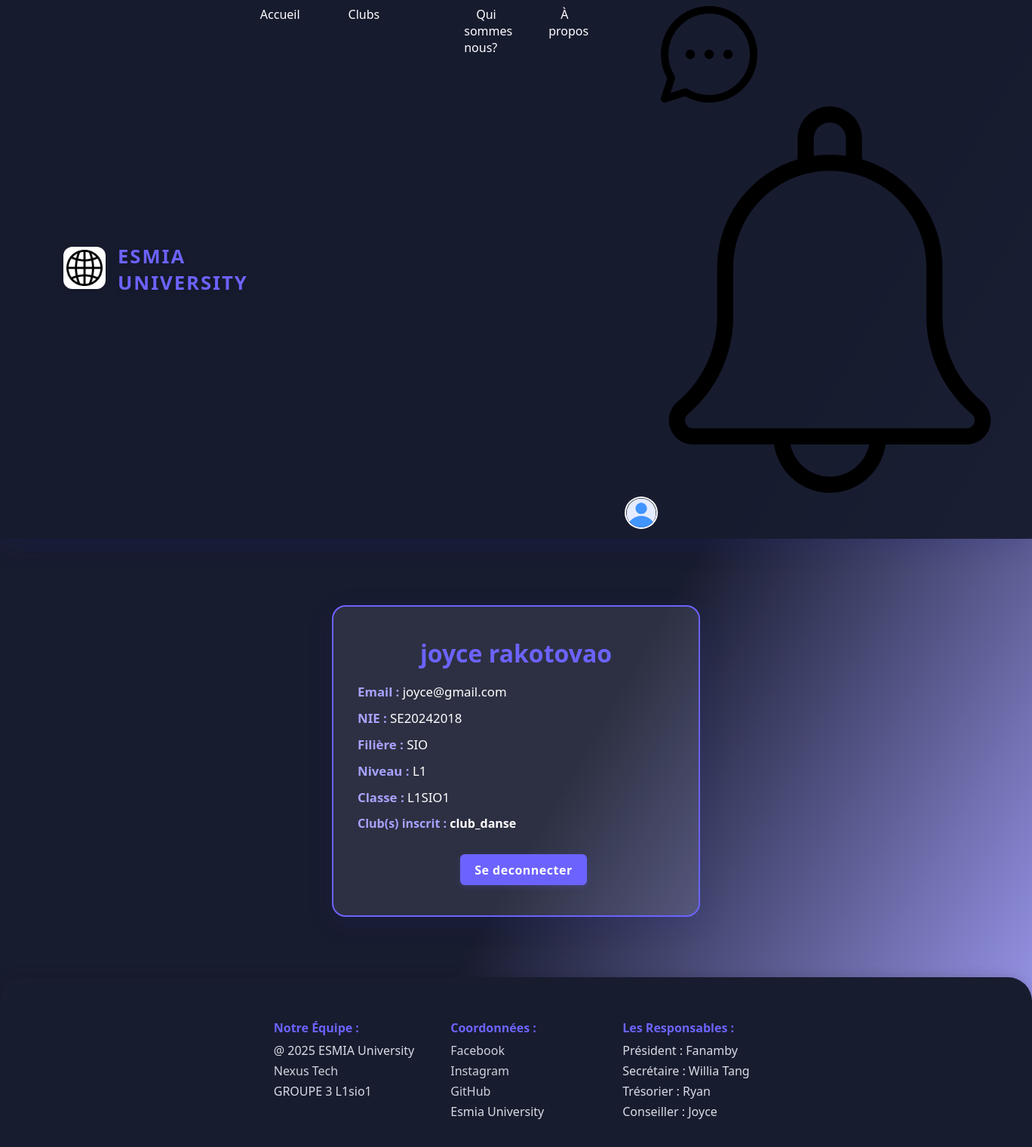
The app's page /pages/profil.php (signed in) with its own data.
### tables this page shows
CREATE TABLE `ETUDIANT` (
  `id_etudiant` varchar(10) NOT NULL,
  `nom_etudiant` varchar(20) DEFAULT NULL,
  `nie_etudiant` varchar(20) DEFAULT NULL,
  `prenom_etudiant` varchar(20) DEFAULT NULL,
  `filiere_etudiant` varchar(10) DEFAULT NULL,
  `niveau_etudiant` varchar(20) DEFAULT NULL,
  `classe_etudiant` varchar(20) DEFAULT NULL,
  `club_id_club` int DEFAULT NULL,
  `password` varchar(255) DEFAULT NULL,
  `email_etudiant` varchar(255) DEFAULT NULL
);

### pages/profil.php (the view, shortened to what this page needs)
<?php
try {
    $pdo = new PDO('mysql:host=localhost;dbname=p_transversal', 'root', 'Doja1390');
    $pdo->setAttribute(PDO::ATTR_ERRMODE, PDO::ERRMODE_EXCEPTION);
    $id = $_SESSION['id_etudiant'];
    $stmt = $pdo->prepare("SELECT * FROM ETUDIANT WHERE id_etudiant = ?");
    $stmt->execute([$id]);
    $etudiant = $stmt->fetch(PDO::FETCH_ASSOC);
    $clubs_stmt = $pdo->prepare("
        SELECT CLUB.nom_club
        FROM CLUB
        JOIN S_inscrire ON CLUB.id_club = S_inscrire.id_club
        WHERE S_inscrire.id_etudiant = ?
    ");
    $clubs_stmt->execute([$id]);
    $clubs = $clubs_stmt->fetchAll(PDO::FETCH_COLUMN);
} catch (PDOException $e) {
    echo '<p style="color:red;">Erreur : ' . htmlspecialchars($e->getMessage()) . '</p>';
    exit();
}
?>
<!DOCTYPE html>
<html lang="fr">
<head>
</head>
<body>
  <header>
    <div class="header-container">
      <div class="logo">
        <div class="logo-image"><img src="./img/globe.webp" alt="ESMIA University"></div>
        <div class="logo-text">ESMIA UNIVERSITY</div>
      </div>
      <nav>
        <ul>
          <li><a href="accueil.php">Accueil</a></li>
          <li><a href="accueil.php#clubs">Clubs</a></li>
          <li > <a href="evenement.php"></a></li>
          <li><a href="nous.php">Qui sommes nous?</a></li>
          <li><a href="apropos.html">À propos</a></li>
          <li><a href="profil.php">
          <a href="messages.php">
    <img src="img/message.png" class="logo-image2"  />
</a>
<a href="evenements.php">
<img class="icon-nav" src="bell.webp" alt="Notifications" id="notif-bell">
</a>
              <img src="<?= isset($_SESSION['user']['avatar']) ? $_SESSION['user']['avatar'] : 'user.png' ?>" class="avatar" alt="Profil">
          </li>
        </ul>
      </nav>
    </div>
  </header>
  <div class="main-content">
    <div class="profil">
      <h2><?= htmlspecialchars($etudiant['prenom_etudiant'] . " " . $etudiant['nom_etudiant']) ?></h2>
      <p><strong>Email :</strong> <?= htmlspecialchars($etudiant['email_etudiant']) ?></p>
      <p><strong>NIE :</strong> <?= htmlspecialchars($etudiant['nie_etudiant']) ?></p>
      <p><strong>Filière :</strong> <?= htmlspecialchars($etudiant['filiere_etudiant']) ?></p>
      <p><strong>Niveau :</strong> <?= htmlspecialchars($etudiant['niveau_etudiant']) ?></p>
      <p><strong>Classe :</strong> <?= htmlspecialchars($etudiant['classe_etudiant']) ?></p>
      <div class="clubs-list">
        <strong>Club(s) inscrit :</strong>
        <?= !empty($clubs) ? implode(', ', array_map('htmlspecialchars', $clubs)) : "Aucun club inscrit" ?>
      </div>
      <a href="deconnexion.php" id="joda"> Se deconnecter</a>
    </div>
  </div>
  <footer>
    <ul>
      <p>Notre Équipe :</p>
      <li>@ 2025 ESMIA University</li>
      <li><a href="https://github.com/nexus-tech5">Nexus Tech</a></li>
      <li>GROUPE 3 L1sio1</li>
    </ul>
    <ul>
      <p>Coordonnées :</p>
      <li><a href="#">Facebook</a></li>
      <li><a href="#">Instagram</a></li>
      <li><a href="#">GitHub</a></li>
      <li>Esmia University</li>
    </ul>
    <ul>
      <p>Les Responsables :</p>
      <li>Président : Fanamby</li>
      <li>Secrétaire : Willia Tang</li>
      <li>Trésorier : Ryan</li>
      <li>Conseiller : Joyce</li>
    </ul>
  </footer>
</body>
</html>

### pages/profil.php (style rules this page uses)
:root { --main-bg: #181c2f; --accent: #6c63ff; --accent-light: #a7a3ff; --white: #fff; --gray: #e5e7ef; --text: #232946; --shadow: 0 8px 32px 0 rgba(31, 38, 135, 0.18); }
body { background: linear-gradient(120deg, var(--main-bg) 60%, var(--accent-light) 100%); font-family: 'Segoe UI', 'Arial', sans-serif; color: var(--white); margin: 0; min-height: 100vh; display: flex; flex-direction: column; }
header { background: rgba(24, 28, 47, 0.95); box-shadow: var(--shadow); padding: 0.5rem 0; position: sticky; top: 0; z-index: 100; }
.header-container { max-width: 1200px; margin: 0 auto; display: flex; align-items: center; justify-content: space-between; padding: 0 2rem; }
.logo { display: flex; align-items: center; gap: 1rem; }
.logo-image img { height: 48px; border-radius: 12px; box-shadow: 0 2px 8px #0002; background: var(--white); padding: 4px; }
.logo-text { font-weight: 700; font-size: 1.6rem; letter-spacing: 2px; color: var(--accent); text-shadow: 0 2px 8px #0002; }
nav ul { display: flex; gap: 2rem; list-style: none; margin: 0; padding: 0; }
nav ul li a { color: var(--white); text-decoration: none; font-weight: 500; padding: 0.5rem 1rem; border-radius: 6px; transition: background 0.2s, color 0.2s; }
.main-content { flex: 1; display: flex; align-items: center; justify-content: center; padding: 3rem 1rem 2rem 1rem; }
.profil { background: rgba(255, 255, 255, 0.09); padding: 40px 32px; border-radius: 18px; box-shadow: var(--shadow); max-width: 420px; width: 100%; margin: 40px auto 0 auto; text-align: left; color: var(--text); border: 2px solid var(--accent); }
.profil h2 { margin-top: 0; color: var(--accent); font-size: 2rem; text-align: center; margin-bottom: 18px; }
.profil p { margin: 12px 0; font-size: 1.05rem; color: var(--white); }
.profil strong { color: var(--accent-light); }
.clubs-list { margin-top: 10px; margin-bottom: 10px; color: #fff; font-weight: bold; }
footer { background: var(--main-bg); color: var(--gray); padding: 2.5rem 2rem 2rem 2rem; margin-top: 3rem; border-radius: 2rem 2rem 0 0; box-shadow: 0 -2px 16px #0002; display: flex; flex-wrap: wrap; gap: 3rem; justify-content: center; font-size: 1rem; }
footer ul { list-style: none; padding: 0; margin: 0; min-width: 180px; }
footer p { font-weight: 700; color: var(--accent); margin-bottom: 0.5rem; }
footer li, footer a { color: var(--gray); text-decoration: none; margin-bottom: 0.3rem; display: block; opacity: 0.95; transition: color 0.2s; }
.avatar { width: 40px; height: 39px; border-radius: 50%; object-fit: cover; cursor: pointer; border: 2px solid white; }
#joda { background: var(--accent-light); color: var(--main-bg); background: var(--accent); color: var(--white); padding: 0.6rem 1.2rem; border-radius: 6px; text-decoration: none; font-weight: 600; letter-spacing: 0.5px; transition: background 0.2s, color 0.2s; border: none; cursor: pointer; box-shadow: 0 2px 8px #6c63ff33; display: inline-block; text-align: center; position: relative; left:17vh; font-weight: bold; }

### records on screen
etudiant: prenom_etudiant+nom_etudiant "joyce rakotovao", email_etudiant "joyce@gmail.com", nie_etudiant "SE20242018", filiere_etudiant "SIO", niveau_etudiant "L1", classe_etudiant "L1SIO1"

### other values on screen
implode(', ', array_map('htmlspecialchars', $clubs)) "club_danse"
